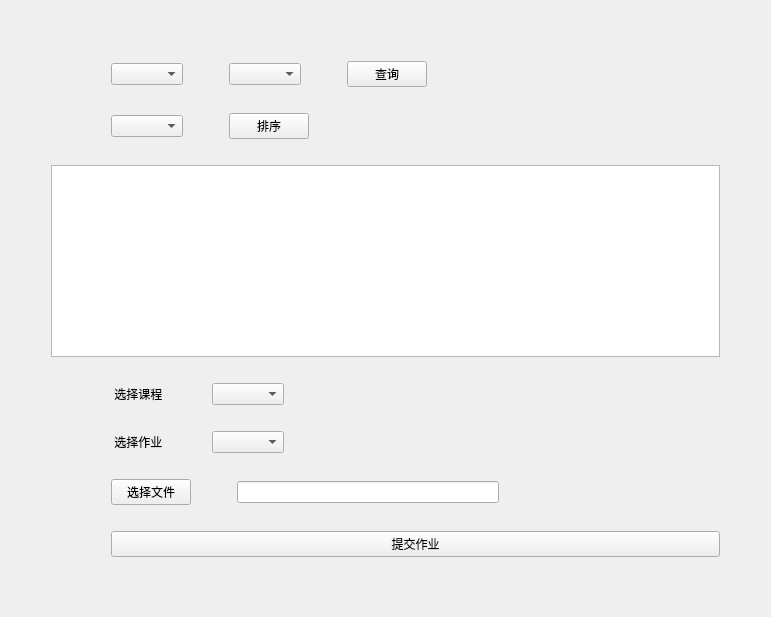
<?xml version="1.0" encoding="UTF-8"?>
<ui version="4.0">
 <class>homework</class>
 <widget class="QWidget" name="homework">
  <property name="geometry">
   <rect>
    <x>0</x>
    <y>0</y>
    <width>771</width>
    <height>617</height>
   </rect>
  </property>
  <property name="windowTitle">
   <string>作业</string>
  </property>
  <layout class="QGridLayout" name="gridLayout">
   <item row="0" column="0">
    <layout class="QVBoxLayout" name="verticalLayout">
     <item>
      <spacer name="verticalSpacer_7">
       <property name="orientation">
        <enum>Qt::Vertical</enum>
       </property>
       <property name="sizeHint" stdset="0">
        <size>
         <width>20</width>
         <height>40</height>
        </size>
       </property>
      </spacer>
     </item>
     <item>
      <layout class="QHBoxLayout" name="horizontalLayout_7">
       <item>
        <spacer name="horizontalSpacer_13">
         <property name="orientation">
          <enum>Qt::Horizontal</enum>
         </property>
         <property name="sizeType">
          <enum>QSizePolicy::Fixed</enum>
         </property>
         <property name="sizeHint" stdset="0">
          <size>
           <width>100</width>
           <height>20</height>
          </size>
         </property>
        </spacer>
       </item>
       <item>
        <layout class="QHBoxLayout" name="horizontalLayout">
         <item>
          <widget class="QComboBox" name="cn"/>
         </item>
         <item>
          <spacer name="horizontalSpacer_15">
           <property name="orientation">
            <enum>Qt::Horizontal</enum>
           </property>
           <property name="sizeType">
            <enum>QSizePolicy::Fixed</enum>
           </property>
           <property name="sizeHint" stdset="0">
            <size>
             <width>40</width>
             <height>20</height>
            </size>
           </property>
          </spacer>
         </item>
         <item>
          <widget class="QComboBox" name="cs"/>
         </item>
         <item>
          <spacer name="horizontalSpacer_16">
           <property name="orientation">
            <enum>Qt::Horizontal</enum>
           </property>
           <property name="sizeType">
            <enum>QSizePolicy::Fixed</enum>
           </property>
           <property name="sizeHint" stdset="0">
            <size>
             <width>40</width>
             <height>20</height>
            </size>
           </property>
          </spacer>
         </item>
         <item>
          <widget class="QPushButton" name="search">
           <property name="text">
            <string>查询</string>
           </property>
          </widget>
         </item>
        </layout>
       </item>
       <item>
        <spacer name="horizontalSpacer_17">
         <property name="orientation">
          <enum>Qt::Horizontal</enum>
         </property>
         <property name="sizeHint" stdset="0">
          <size>
           <width>40</width>
           <height>20</height>
          </size>
         </property>
        </spacer>
       </item>
      </layout>
     </item>
     <item>
      <spacer name="verticalSpacer_8">
       <property name="orientation">
        <enum>Qt::Vertical</enum>
       </property>
       <property name="sizeType">
        <enum>QSizePolicy::Fixed</enum>
       </property>
       <property name="sizeHint" stdset="0">
        <size>
         <width>20</width>
         <height>20</height>
        </size>
       </property>
      </spacer>
     </item>
     <item>
      <layout class="QHBoxLayout" name="horizontalLayout_8">
       <item>
        <spacer name="horizontalSpacer_18">
         <property name="orientation">
          <enum>Qt::Horizontal</enum>
         </property>
         <property name="sizeType">
          <enum>QSizePolicy::Fixed</enum>
         </property>
         <property name="sizeHint" stdset="0">
          <size>
           <width>100</width>
           <height>20</height>
          </size>
         </property>
        </spacer>
       </item>
       <item>
        <widget class="QComboBox" name="sorttype"/>
       </item>
       <item>
        <spacer name="horizontalSpacer_19">
         <property name="orientation">
          <enum>Qt::Horizontal</enum>
         </property>
         <property name="sizeType">
          <enum>QSizePolicy::Fixed</enum>
         </property>
         <property name="sizeHint" stdset="0">
          <size>
           <width>40</width>
           <height>20</height>
          </size>
         </property>
        </spacer>
       </item>
       <item>
        <widget class="QPushButton" name="sort">
         <property name="text">
          <string>排序</string>
         </property>
        </widget>
       </item>
       <item>
        <spacer name="horizontalSpacer_20">
         <property name="orientation">
          <enum>Qt::Horizontal</enum>
         </property>
         <property name="sizeHint" stdset="0">
          <size>
           <width>40</width>
           <height>20</height>
          </size>
         </property>
        </spacer>
       </item>
      </layout>
     </item>
     <item>
      <spacer name="verticalSpacer">
       <property name="orientation">
        <enum>Qt::Vertical</enum>
       </property>
       <property name="sizeType">
        <enum>QSizePolicy::Fixed</enum>
       </property>
       <property name="sizeHint" stdset="0">
        <size>
         <width>20</width>
         <height>20</height>
        </size>
       </property>
      </spacer>
     </item>
     <item>
      <layout class="QHBoxLayout" name="horizontalLayout_6">
       <item>
        <spacer name="horizontalSpacer">
         <property name="orientation">
          <enum>Qt::Horizontal</enum>
         </property>
         <property name="sizeType">
          <enum>QSizePolicy::Fixed</enum>
         </property>
         <property name="sizeHint" stdset="0">
          <size>
           <width>40</width>
           <height>20</height>
          </size>
         </property>
        </spacer>
       </item>
       <item>
        <widget class="QTableWidget" name="homelist"/>
       </item>
       <item>
        <spacer name="horizontalSpacer_2">
         <property name="orientation">
          <enum>Qt::Horizontal</enum>
         </property>
         <property name="sizeType">
          <enum>QSizePolicy::Fixed</enum>
         </property>
         <property name="sizeHint" stdset="0">
          <size>
           <width>40</width>
           <height>20</height>
          </size>
         </property>
        </spacer>
       </item>
      </layout>
     </item>
     <item>
      <spacer name="verticalSpacer_2">
       <property name="orientation">
        <enum>Qt::Vertical</enum>
       </property>
       <property name="sizeType">
        <enum>QSizePolicy::Fixed</enum>
       </property>
       <property name="sizeHint" stdset="0">
        <size>
         <width>20</width>
         <height>20</height>
        </size>
       </property>
      </spacer>
     </item>
     <item>
      <layout class="QHBoxLayout" name="horizontalLayout_2">
       <item>
        <spacer name="horizontalSpacer_3">
         <property name="orientation">
          <enum>Qt::Horizontal</enum>
         </property>
         <property name="sizeType">
          <enum>QSizePolicy::Fixed</enum>
         </property>
         <property name="sizeHint" stdset="0">
          <size>
           <width>100</width>
           <height>20</height>
          </size>
         </property>
        </spacer>
       </item>
       <item>
        <widget class="QLabel" name="label">
         <property name="text">
          <string> 选择课程 </string>
         </property>
        </widget>
       </item>
       <item>
        <spacer name="horizontalSpacer_4">
         <property name="orientation">
          <enum>Qt::Horizontal</enum>
         </property>
         <property name="sizeType">
          <enum>QSizePolicy::Fixed</enum>
         </property>
         <property name="sizeHint" stdset="0">
          <size>
           <width>40</width>
           <height>20</height>
          </size>
         </property>
        </spacer>
       </item>
       <item>
        <widget class="QComboBox" name="coursename"/>
       </item>
       <item>
        <spacer name="horizontalSpacer_5">
         <property name="orientation">
          <enum>Qt::Horizontal</enum>
         </property>
         <property name="sizeHint" stdset="0">
          <size>
           <width>40</width>
           <height>20</height>
          </size>
         </property>
        </spacer>
       </item>
      </layout>
     </item>
     <item>
      <spacer name="verticalSpacer_3">
       <property name="orientation">
        <enum>Qt::Vertical</enum>
       </property>
       <property name="sizeType">
        <enum>QSizePolicy::Fixed</enum>
       </property>
       <property name="sizeHint" stdset="0">
        <size>
         <width>20</width>
         <height>20</height>
        </size>
       </property>
      </spacer>
     </item>
     <item>
      <layout class="QHBoxLayout" name="horizontalLayout_3">
       <item>
        <spacer name="horizontalSpacer_6">
         <property name="orientation">
          <enum>Qt::Horizontal</enum>
         </property>
         <property name="sizeType">
          <enum>QSizePolicy::Fixed</enum>
         </property>
         <property name="sizeHint" stdset="0">
          <size>
           <width>100</width>
           <height>20</height>
          </size>
         </property>
        </spacer>
       </item>
       <item>
        <widget class="QLabel" name="label_2">
         <property name="text">
          <string> 选择作业 </string>
         </property>
        </widget>
       </item>
       <item>
        <spacer name="horizontalSpacer_7">
         <property name="orientation">
          <enum>Qt::Horizontal</enum>
         </property>
         <property name="sizeType">
          <enum>QSizePolicy::Fixed</enum>
         </property>
         <property name="sizeHint" stdset="0">
          <size>
           <width>40</width>
           <height>20</height>
          </size>
         </property>
        </spacer>
       </item>
       <item>
        <widget class="QComboBox" name="homename"/>
       </item>
       <item>
        <spacer name="horizontalSpacer_8">
         <property name="orientation">
          <enum>Qt::Horizontal</enum>
         </property>
         <property name="sizeHint" stdset="0">
          <size>
           <width>40</width>
           <height>20</height>
          </size>
         </property>
        </spacer>
       </item>
      </layout>
     </item>
     <item>
      <spacer name="verticalSpacer_4">
       <property name="orientation">
        <enum>Qt::Vertical</enum>
       </property>
       <property name="sizeType">
        <enum>QSizePolicy::Fixed</enum>
       </property>
       <property name="sizeHint" stdset="0">
        <size>
         <width>20</width>
         <height>20</height>
        </size>
       </property>
      </spacer>
     </item>
     <item>
      <layout class="QHBoxLayout" name="horizontalLayout_4">
       <item>
        <spacer name="horizontalSpacer_9">
         <property name="orientation">
          <enum>Qt::Horizontal</enum>
         </property>
         <property name="sizeType">
          <enum>QSizePolicy::Fixed</enum>
         </property>
         <property name="sizeHint" stdset="0">
          <size>
           <width>100</width>
           <height>20</height>
          </size>
         </property>
        </spacer>
       </item>
       <item>
        <widget class="QPushButton" name="hselect">
         <property name="text">
          <string>选择文件</string>
         </property>
        </widget>
       </item>
       <item>
        <spacer name="horizontalSpacer_10">
         <property name="orientation">
          <enum>Qt::Horizontal</enum>
         </property>
         <property name="sizeType">
          <enum>QSizePolicy::Fixed</enum>
         </property>
         <property name="sizeHint" stdset="0">
          <size>
           <width>40</width>
           <height>20</height>
          </size>
         </property>
        </spacer>
       </item>
       <item>
        <widget class="QLineEdit" name="hpath"/>
       </item>
       <item>
        <spacer name="horizontalSpacer_11">
         <property name="orientation">
          <enum>Qt::Horizontal</enum>
         </property>
         <property name="sizeHint" stdset="0">
          <size>
           <width>40</width>
           <height>20</height>
          </size>
         </property>
        </spacer>
       </item>
      </layout>
     </item>
     <item>
      <spacer name="verticalSpacer_5">
       <property name="orientation">
        <enum>Qt::Vertical</enum>
       </property>
       <property name="sizeType">
        <enum>QSizePolicy::Fixed</enum>
       </property>
       <property name="sizeHint" stdset="0">
        <size>
         <width>20</width>
         <height>20</height>
        </size>
       </property>
      </spacer>
     </item>
     <item>
      <layout class="QHBoxLayout" name="horizontalLayout_5">
       <item>
        <spacer name="horizontalSpacer_12">
         <property name="orientation">
          <enum>Qt::Horizontal</enum>
         </property>
         <property name="sizeType">
          <enum>QSizePolicy::Fixed</enum>
         </property>
         <property name="sizeHint" stdset="0">
          <size>
           <width>100</width>
           <height>20</height>
          </size>
         </property>
        </spacer>
       </item>
       <item>
        <widget class="QPushButton" name="homeup">
         <property name="text">
          <string>提交作业</string>
         </property>
        </widget>
       </item>
       <item>
        <spacer name="horizontalSpacer_14">
         <property name="orientation">
          <enum>Qt::Horizontal</enum>
         </property>
         <property name="sizeType">
          <enum>QSizePolicy::Fixed</enum>
         </property>
         <property name="sizeHint" stdset="0">
          <size>
           <width>40</width>
           <height>20</height>
          </size>
         </property>
        </spacer>
       </item>
      </layout>
     </item>
     <item>
      <spacer name="verticalSpacer_6">
       <property name="orientation">
        <enum>Qt::Vertical</enum>
       </property>
       <property name="sizeType">
        <enum>QSizePolicy::Expanding</enum>
       </property>
       <property name="sizeHint" stdset="0">
        <size>
         <width>20</width>
         <height>30</height>
        </size>
       </property>
      </spacer>
     </item>
    </layout>
   </item>
  </layout>
  <zorder></zorder>
 </widget>
 <resources/>
 <connections/>
</ui>
